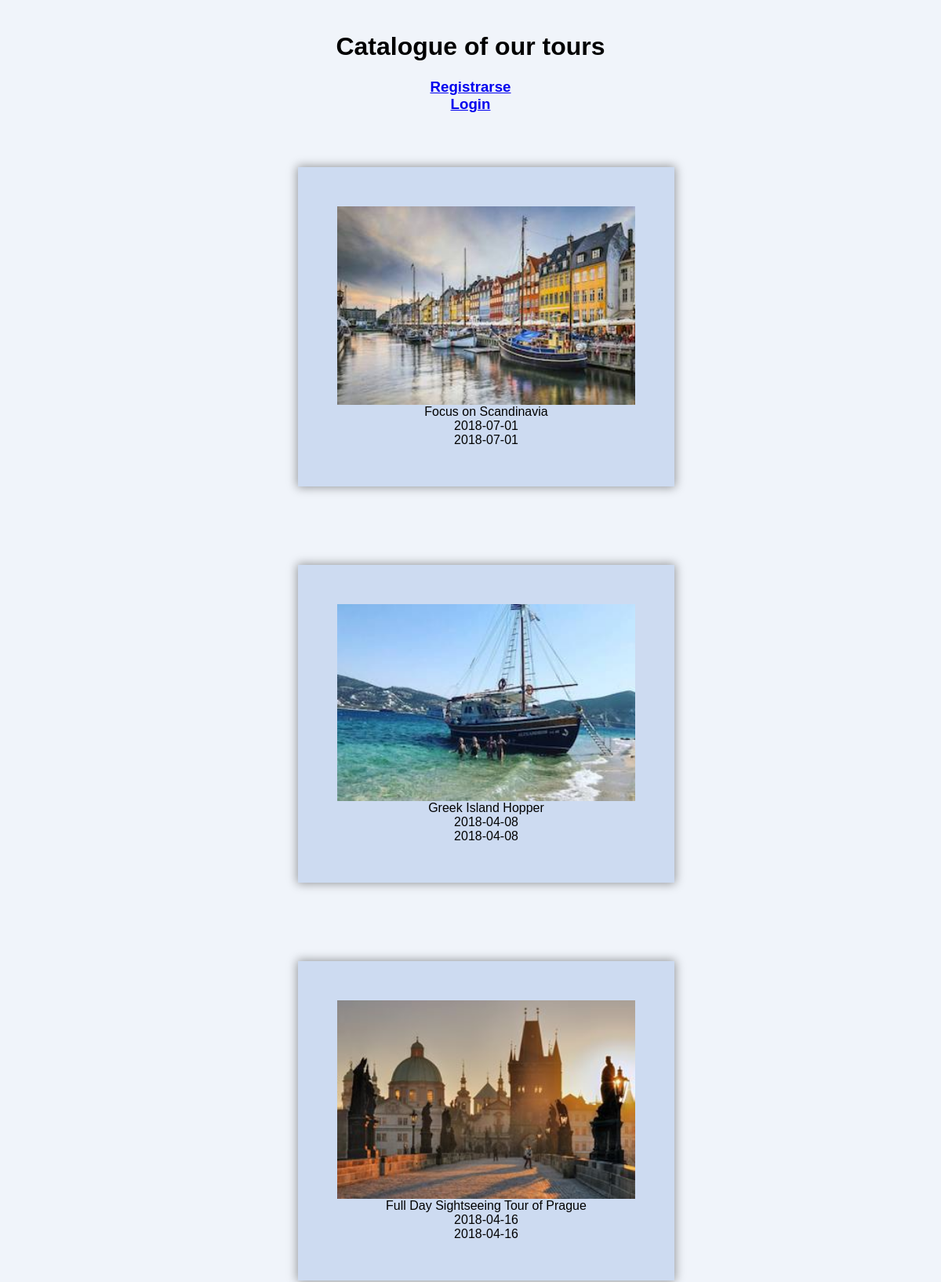
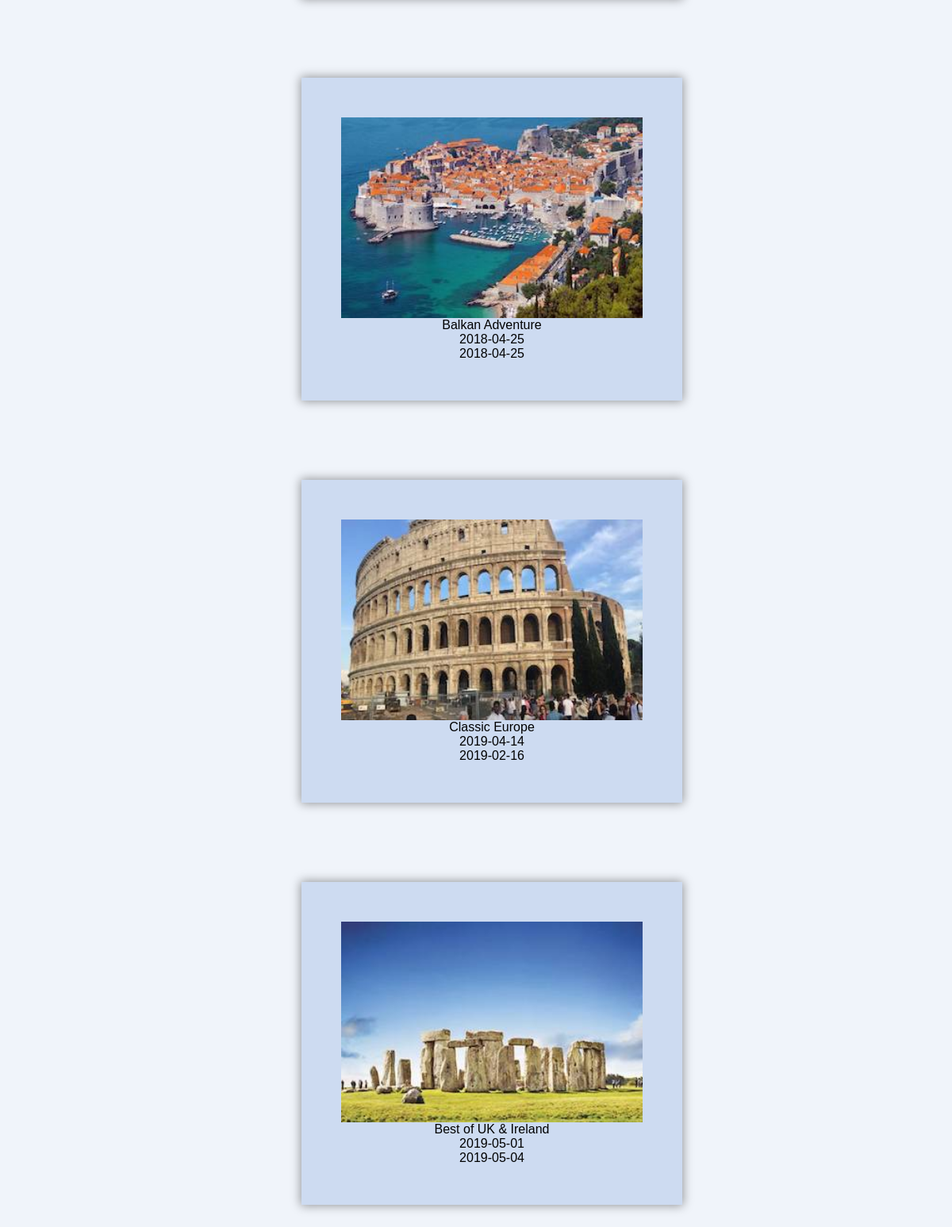
The page / on the database its author committed (2 pictures, top to bottom).
### tables this page shows
CREATE TABLE `tours` (
  `idTour` int(11) NOT NULL,
  `nombre` varchar(100) NOT NULL,
  `fecha_inicio` date NOT NULL,
  `fecha_fin` date NOT NULL,
  `foto` varchar(11) NOT NULL
);

### controlador/controller.user.php (called while the page is built, shortened)
<?php
require_once "modelo/Tours.php";
require_once "modelo/Database.php";
class controllerUser{
  public function index()
  {
    $datos = Tours::getAllTours();
    require_once "vista/index.tour.php";
  }
}
?>

### modelo/Database.php (called while the page is built, shortened)
<?php
	class Database {
		private $dbHost = "localhost" ;
		private $dbUser = "root" ;
		private $dbPort = "3307";
		private $dbPass = "" ;
		private $dbName = "travel" ;
		private static $prp;
		private static $pdo = null ;
		private static $instance =null;
		public static function getInstance()
		{
			if (is_null(self::$instance)):
				self::$instance = new Database() ;
			endif ;
			return self::$instance ;
		}
		public function conectar()
		    {
		    try{
			self::$pdo = new PDO("mysql:host={$this->dbHost};port={$this->dbPort};dbname={$this->dbName};",
			$this->dbUser,
			$this->dbPass) ;
		    } catch (Exception $e)
		      { die ("**ERROR: es imposible conectar con la base de datos."); }
	        }
		public function doQuery($sql, $params=[])
		    {
			self::$prp = self::$pdo->prepare($sql);
			$flg = self::$prp->execute($params);
			return($flg) && (self::$prp->rowCount() > 0);
            }
		public function getRow($class="StdClass")
		    {
			if (self::$prp)
			   return self::$prp->fetchObject($class);
		    }
	}

### modelo/Tours.php (called while the page is built, shortened)
<?php
  require_once "Database.php";
  class Tours{
  	private $nombre;
    private $fecha_inicio;
    private $fecha_fin;
    private $foto;
  	public function getNombre()       { return $this->nombre; }
    public function getFecha_inicio() { return $this->fecha_inicio; }
    public function getFecha_fin()    { return $this->fecha_fin; }
    public function getFoto()         { return $this->foto; }
  	public static function getAllTours()
  	{
      $bd = Database::getInstance();
      $bd->doQuery("SELECT * FROM tours ;");
      $datos = [];
      while ($item = $bd->getRow("Tours")):
      	array_push($datos,$item);
      endwhile;
      return $datos;
  	}
  }
?>

### vista/index.tour.php (the view, shortened to what this page needs)
<!doctype html>
<html>
<head>
   <link rel="stylesheet" type="text/css" href="css/estilo.css">
</head>
<body>
  <h1>Catalogue of our tours</h1>
  <h3>
    <a href="vista/registarse.user.php">Registrarse</a> <br/>
    <a href="vista/login.user.php">Login</a>
  </h3>
<ul>
    <?php
    foreach($datos as $item):
    ?>
      <article style="width: 380px;
                                background-color: rgb(205,219,241);
                                box-shadow: 0px 0px 12px 1px rgba(0,0,0,0.4);
                                margin: 50px;
                                padding: 50px;
                                display: inline-flex;
                                flex-direction: column;
                                position: relative;
                                text-align: center;">
        <img src="<?= $item->getFoto(); ?>">
        <?= $item->getNombre(); ?><br/>
        <?= $item->getFecha_inicio(); ?><br/>
        <?= $item->getFecha_fin(); ?><br/>
      </article>
    <?php
    endforeach;
    ?>
  </ul>
</body>
</html>

### index.php (shortened to what this page needs)
<?php
  $ope = $_GET["ope"]??"index";
   $cont = new $nme();
   if(method_exists($cont, $ope)) $cont->$ope();
   else
     die ("**Error: se ha producido un error de la aplicación");
?>

### css/estilo.css (style rules this page uses)
body { margin: 10px auto 0; padding: 10px; height: 100px; font-family: sans-serif; text-align: center; background-color: rgb(207,220,239,0.3); }

### rows shown on the page
tours: foto (picture), nombre "Focus on Scandinavia", fecha_inicio "2018-07-01", fecha_fin "2018-07-01"
tours: foto (picture), nombre "Greek Island Hopper", fecha_inicio "2018-04-08", fecha_fin "2018-04-08"
tours: foto (picture), nombre "Full Day Sightseeing Tour of Prague", fecha_inicio "2018-04-16", fecha_fin "2018-04-16"
tours: foto (picture), nombre "Balkan Adventure", fecha_inicio "2018-04-25", fecha_fin "2018-04-25"
tours: foto (picture), nombre "Classic Europe", fecha_inicio "2019-04-14", fecha_fin "2019-02-16"
tours: foto (picture), nombre "Best of UK & Ireland", fecha_inicio "2019-05-01", fecha_fin "2019-05-04"
